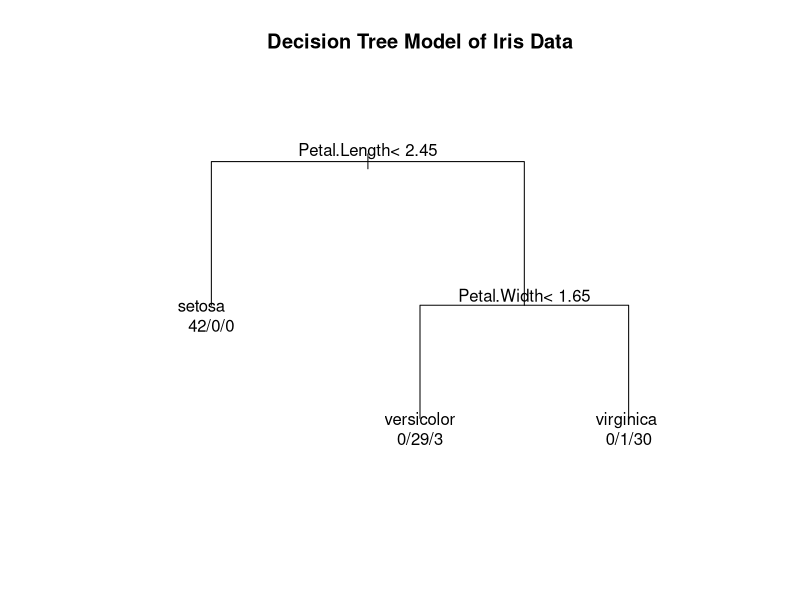
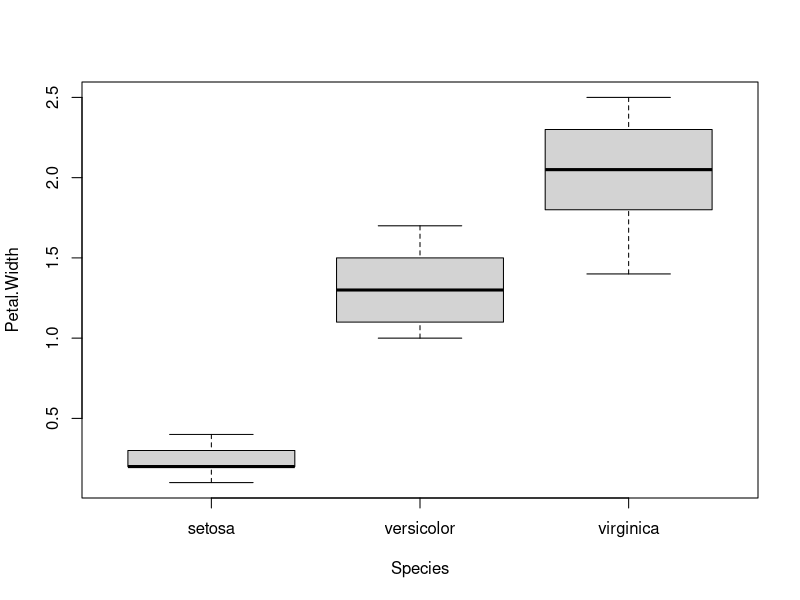
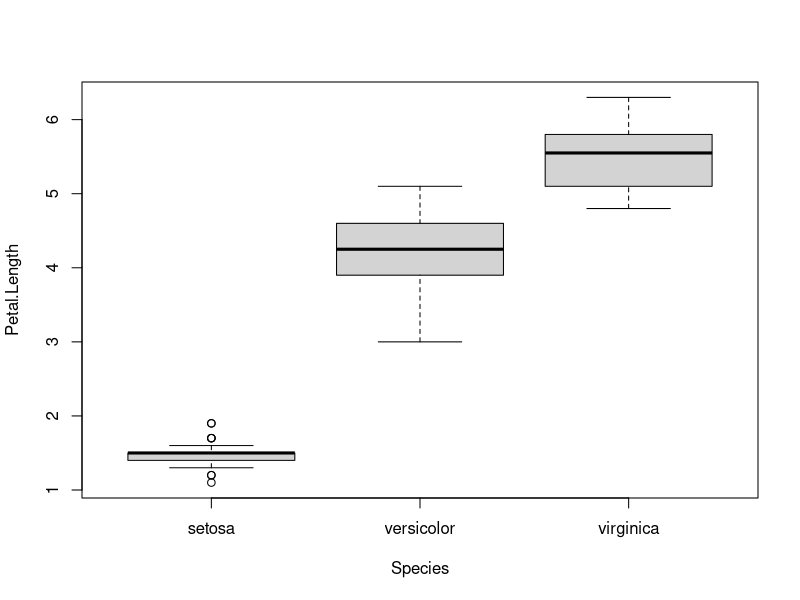

These charts were generated, in order, by the following R code:

#############################################################################################################################################################
## Objective:  Machine learning of iris species classification with decision tree                                                                           #
## Data source: iris data set                                                                                                                               #
## Please install "rpart" package: install.packages("rpart") for decision trees                                                                             #
## Please install "party" package: install.packages("party") for recursive partitioning                                                                     #
#############################################################################################################################################################


## load the library
library(rpart)

## BUILD MODEL
## randomly choose 70% of the data set as training data
set.seed(777)
train.index <- sample(1:nrow(iris), 0.7*nrow(iris))
iris.train <- iris[train.index,]
dim(iris.train)
## select the 30% left as the testing data
iris.test <- iris[-train.index,]
dim(iris.test)

# Default decision tree model
    # Builds a decision tree from the iris dataset to predict
    # species given all other columns as predictors
iris.tree <- rpart(Species~.,data=iris.train)

## VISUALIZE THE MODEL
## plot the tree structure
plot(iris.tree, margin=c(.25))
title(main = "Decision Tree Model of Iris Data")
text(iris.tree, use.n = TRUE)
## print the tree structure
summary(iris.tree)

## MODEL EVALUATION
## make prediction using decision model
iris.predictions <- predict(iris.tree, iris.test, type = "class")
head(iris.predictions)

## Comparison table
iris.comparison <- iris.test
iris.comparison$Predictions <- iris.predictions
iris.comparison[ , c("Species", "Predictions")]

## View misclassified rows
disagreement.index <- iris.comparison$Species != iris.comparison$Predictions
iris.comparison[disagreement.index,]

## If instead you wanted probabilities.
# iris.predictions <- predict(iris.tree, iris.test, type = "prob")

## Extract the test data species to build the confusion matrix
iris.confusion <- table(iris.predictions, iris.test$Species)

iris.confusion

#### Parameter Tuning ####

## Setting control parameters for rpart
## Check ?rpart.control for what the parameters do
tree.params <- rpart.control(minsplit=20, minbucket=7, maxdepth=30, cp=0.01)

## Fit decision model to training set
## Use parameters from above and Gini index for splitting
iris.tree <- rpart(Species ~ ., data = iris.train, 
                       control=tree.params, parms=list(split="gini"))

### Regression Decision Tree ####
# Use method as "anova" as a parameter.
iris.tree <- rpart(Petal.Length ~ ., data = iris.train, method="anova")


#MY NOTES
data(iris)
nrow(iris)
1:nrow(iris) #only indices

train.index <- sample(1:nrow(iris), 0.7*nrow(iris)) #create train index

train.index

iris.train <- iris[train.index,]
iris.test <- iris[-train.index,] #just use minus sign to create test it will undestand

dim(iris.train) 
dim(iris.test)

iris.tree <- rpart(Species~., data=iris.train) #rpart creates decision tree, You want to predict species. 
# tilde means a separator, part of sintax. The dot means all columns in the training data to use
#Or can say variable x1 + x2

#default is entropy
head(iris.train)

iris.tree

boxplot(Petal.Width ~ Species, data=iris.train)
boxplot(Petal.Length ~ Species, data=iris.train)

levels(iris$Species)


iris.predictions <- predict(iris.tree, iris.test, type="class") #gives you labes

iris.predictions <- predict(iris.tree, iris.test, type="prob") #gives you probabilites


## MODEL EVALUATION
## make prediction using decision model
iris.predictions <- predict(iris.tree, iris.test, type = "class")
head(iris.predictions)

## Comparison table
iris.comparison <- iris.test
iris.comparison$Predictions <- iris.predictions
iris.comparison[ , c("Species", "Predictions")]

## View misclassified rows
disagreement.index <- iris.comparison$Species != iris.comparison$Predictions
iris.comparison[disagreement.index,]

## If instead you wanted probabilities.
# iris.predictions <- predict(iris.tree, iris.test, type = "prob")

## Extract the test data species to build the confusion matrix
iris.confusion <- table(iris.predictions, iris.test$Species)

#### Parameter Tuning ####

## Setting control parameters for rpart
## Check ?rpart.control for what the parameters do
tree.params <- rpart.control(minsplit=20, minbucket=7, maxdepth=30, cp=0.01)

## Fit decision model to training set
## Use parameters from above and Gini index for splitting
iris.tree <- rpart(Species ~ ., data = iris.train, 
                   control=tree.params, parms=list(split="gini"))

### Regression Decision Tree ####
# Use method as "anova" as a parameter.
iris.tree <- rpart(Petal.Length ~ ., data = iris.train, method="anova")


